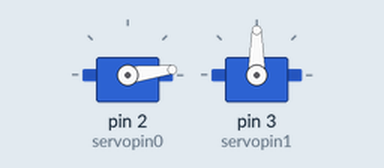
Simulated run of this sketch. Board: Arduino Mega 2560, built with avr-gcc and run on an emulated ATmega2560. Parts: 2 × servo.

Above: at 0.05 s.
At 0.7 s:
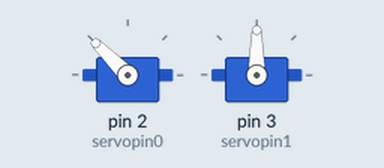
At 1.4 s:
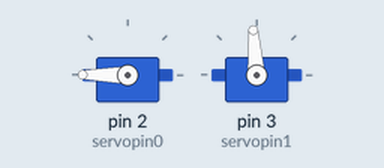
At 2.75 s:
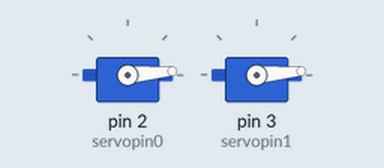
Timing chart, 0 to 6.4 s (numbered marks = the images above):
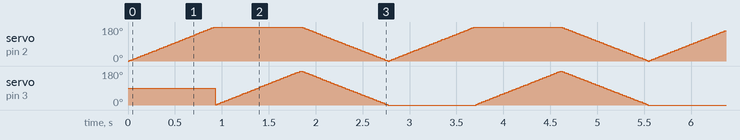

The sketch:

hello.servo.t412.ino
```cpp
// (licence header left out)
#include <Servo.h>

#define delaytime 5 // delay time between steps (ms)
#define servopin0 2 // servo 0 pin (PA2)
#define servopin1 3 // servo 1 pin (PA1)

Servo servo0,servo1; //declare servos
int angle = 0;

void setup() {
   servo0.attach(servopin0); // attach servos to pins
   servo1.attach(servopin1);
   }

void loop() {
   for (angle = 0; angle <= 180; ++angle) { // step servo 0
      servo0.write(angle);
      delay(delaytime);
      }
   for (angle = 0; angle <= 180; ++angle) { // step servo 1
      servo1.write(angle);
      delay(delaytime);
      }
   for (angle = 180; angle >= 0; --angle) { // step both
      servo0.write(angle);
      servo1.write(angle);
      delay(delaytime);
      }
   }
```

hello.servo.44.2.c
```cpp
// (licence header left out)
#include <avr/io.h>
#include <util/delay.h>

#define output(directions,pin) (directions |= pin) // set port direction for output
#define set(port,pin) (port |= pin) // set port pin
#define clear(port,pin) (port &= (~pin)) // clear port pin
#define pin_test(pins,pin) (pins & pin) // test for port pin
#define bit_test(byte,bit) (byte & (1 << bit)) // test for bit set
#define position_delay() _delay_ms(1000)

#define PWM_port PORTA
#define PWM_direction DDRA
#define PWM_pin_0 (1 << PA6)
#define PWM_pin_1 (1 << PA7)

#define loop_count 30

int main(void) {
   //
   // main
   //
   uint8_t i;
   //
   // set clock divider to /1
   //
   CLKPR = (1 << CLKPCE);
   CLKPR = (0 << CLKPS3) | (0 << CLKPS2) | (0 << CLKPS1) | (0 << CLKPS0);
   //
   // set PWM pins to output
   //
   clear(PWM_port, PWM_pin_0);
   output(PWM_direction, PWM_pin_0);
   clear(PWM_port, PWM_pin_1);
   output(PWM_direction, PWM_pin_1);
   //
   // main loop
   //
   while (1) {
      //
      // 1 ms on time, both
      //
      for (i = 0; i < loop_count; ++i) {
         set(PWM_port,PWM_pin_0);
         set(PWM_port,PWM_pin_1);
         _delay_us(1000);
         clear(PWM_port,PWM_pin_0);
         clear(PWM_port,PWM_pin_1);
         _delay_us(19000);
         }
      //
      // 1.5 ms on time, both
      //
      for (i = 0; i < loop_count; ++i) {
         set(PWM_port,PWM_pin_0);
         set(PWM_port,PWM_pin_1);
         _delay_us(1500);
         clear(PWM_port,PWM_pin_0);
         clear(PWM_port,PWM_pin_1);
         _delay_us(18500);
         }
      //
      // 2 ms on time, both
      //
      for (i = 0; i < loop_count; ++i) {
         set(PWM_port,PWM_pin_0);
         set(PWM_port,PWM_pin_1);
         _delay_us(2000);
         clear(PWM_port,PWM_pin_0);
         clear(PWM_port,PWM_pin_1);
         _delay_us(18000);
         }
      //
      // 1 ms on time, channel 0
      //
      for (i = 0; i < loop_count; ++i) {
         set(PWM_port,PWM_pin_0);
         _delay_us(1000);
         clear(PWM_port,PWM_pin_0);
         _delay_us(19000);
         }
      //
      // 1 ms on time, channel 1
      //
      for (i = 0; i < loop_count; ++i) {
         set(PWM_port,PWM_pin_1);
         _delay_us(1000);
         clear(PWM_port,PWM_pin_1);
         _delay_us(19000);
         }
      //
      // 1.5 ms on time, channel 0
      //
      for (i = 0; i < loop_count; ++i) {
         set(PWM_port,PWM_pin_0);
         _delay_us(1500);
         clear(PWM_port,PWM_pin_0);
         _delay_us(18500);
         }
      //
      // 1.5 ms on time, channel 1
      //
      for (i = 0; i < loop_count; ++i) {
         set(PWM_port,PWM_pin_1);
         _delay_us(1500);
         clear(PWM_port,PWM_pin_1);
         _delay_us(18500);
         }
      //
      // 2 ms on time, channel 0
      //
      for (i = 0; i < loop_count; ++i) {
         set(PWM_port,PWM_pin_0);
         _delay_us(2000);
         clear(PWM_port,PWM_pin_0);
         _delay_us(18000);
         }
      //
      // 2 ms on time, channel 1
      //
      for (i = 0; i < loop_count; ++i) {
         set(PWM_port,PWM_pin_1);
         _delay_us(2000);
         clear(PWM_port,PWM_pin_1);
         _delay_us(18000);
         }
      }
   }
```

hello.servo.44.c
```cpp
// (licence header left out)
#include <avr/io.h>
#include <util/delay.h>

#define output(directions,pin) (directions |= pin) // set port direction for output
#define set(port,pin) (port |= pin) // set port pin
#define clear(port,pin) (port &= (~pin)) // clear port pin
#define pin_test(pins,pin) (pins & pin) // test for port pin
#define bit_test(byte,bit) (byte & (1 << bit)) // test for bit set
#define position_delay() _delay_ms(1000)

#define PWM_port PORTA
#define PWM_pin (1 << PA6)
#define PWM_direction DDRA

int main(void) {
   //
   // main
   //
   // set clock divider to /1
   //
   CLKPR = (1 << CLKPCE);
   CLKPR = (0 << CLKPS3) | (0 << CLKPS2) | (0 << CLKPS1) | (0 << CLKPS0);
   //
   // set up timer 1
   //
   TCCR1A = (1 << COM1A1) | (0 << COM1A0); // clear OC1A on compare match
   TCCR1B = (0 << CS12) | (1 << CS11) | (0 << CS10) | (1 << WGM13); // prescaler /8, phase and frequency correct PWM, ICR1 TOP
   ICR1 = 25000; // 20 ms frequency
   //
   // set PWM pin to output
   //
   clear(PWM_port, PWM_pin);
   output(PWM_direction, PWM_pin);
   //
   // main loop
   //
   while (1) {
      //
      // 1 ms PWM on time
      //
      OCR1A = 1250;
      position_delay();
      //
      // 1.5 ms PWM on time
      //
      OCR1A = 1875;
      position_delay();
      //
      // 2 ms PWM on time
      //
      OCR1A = 2500;
      position_delay();
      }
   }
```
